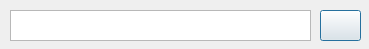
<?xml version="1.0" encoding="UTF-8"?>
<ui version="4.0">
 <class>Dialog</class>
 <widget class="QDialog" name="Dialog">
  <property name="geometry">
   <rect>
    <x>0</x>
    <y>0</y>
    <width>369</width>
    <height>49</height>
   </rect>
  </property>
  <property name="windowTitle">
   <string>Dialog</string>
  </property>
  <widget class="QTextEdit" name="FileName">
   <property name="geometry">
    <rect>
     <x>10</x>
     <y>10</y>
     <width>301</width>
     <height>31</height>
    </rect>
   </property>
  </widget>
  <widget class="QPushButton" name="ConfirmFile">
   <property name="geometry">
    <rect>
     <x>320</x>
     <y>10</y>
     <width>41</width>
     <height>31</height>
    </rect>
   </property>
   <property name="text">
    <string/>
   </property>
   <property name="icon">
    <iconset>
     <normaloff>../../LunaDeMielWIP/Nucleo/Iconos/accept.svg</normaloff>../../LunaDeMielWIP/Nucleo/Iconos/accept.svg</iconset>
   </property>
   <property name="iconSize">
    <size>
     <width>39</width>
     <height>25</height>
    </size>
   </property>
  </widget>
 </widget>
 <resources/>
 <connections>
  <connection>
   <sender>ConfirmFile</sender>
   <signal>clicked()</signal>
   <receiver>Dialog</receiver>
   <slot>close()</slot>
   <hints>
    <hint type="sourcelabel">
     <x>340</x>
     <y>25</y>
    </hint>
    <hint type="destinationlabel">
     <x>184</x>
     <y>24</y>
    </hint>
   </hints>
  </connection>
 </connections>
</ui>
